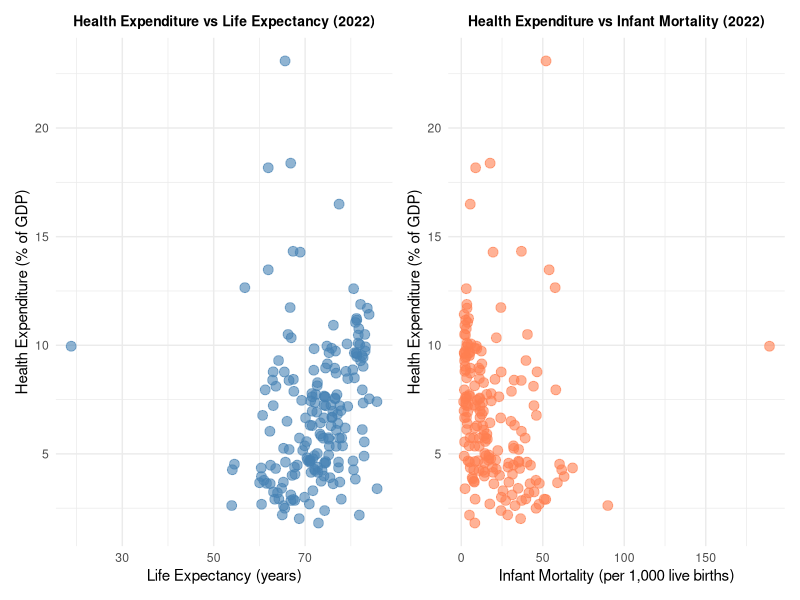
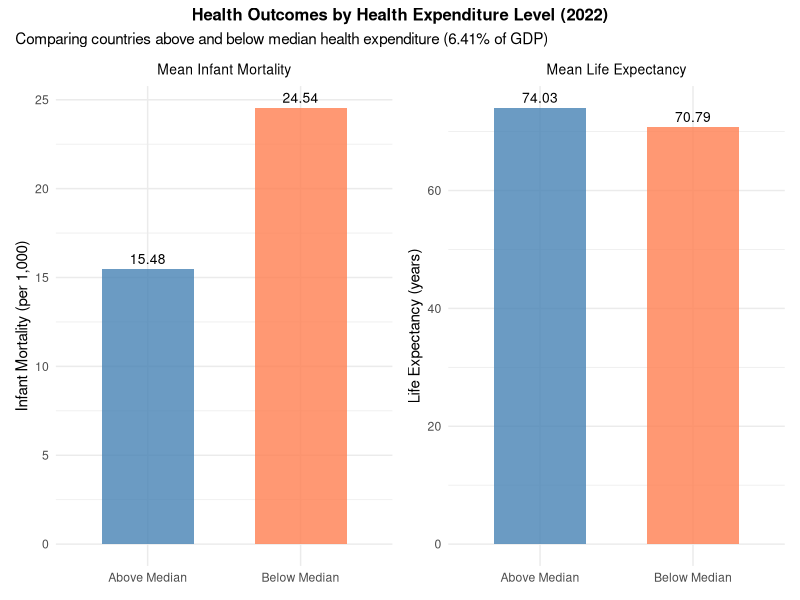
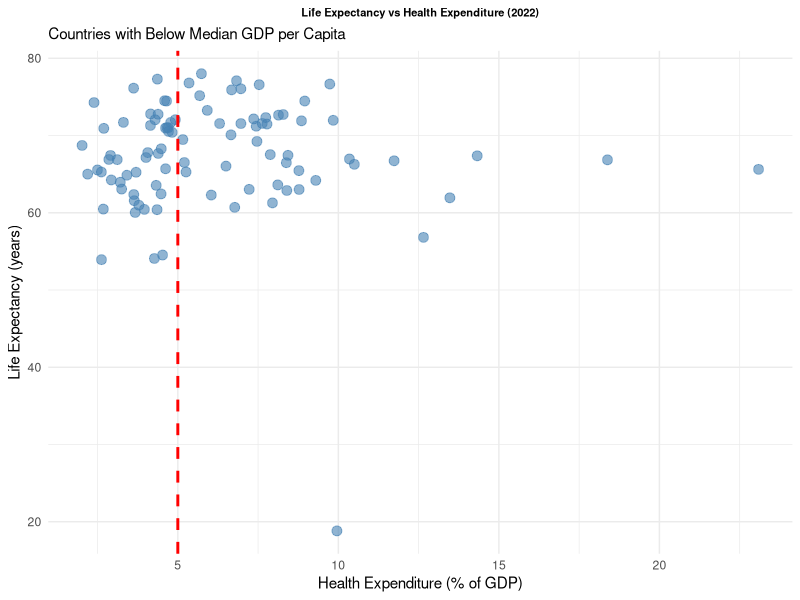
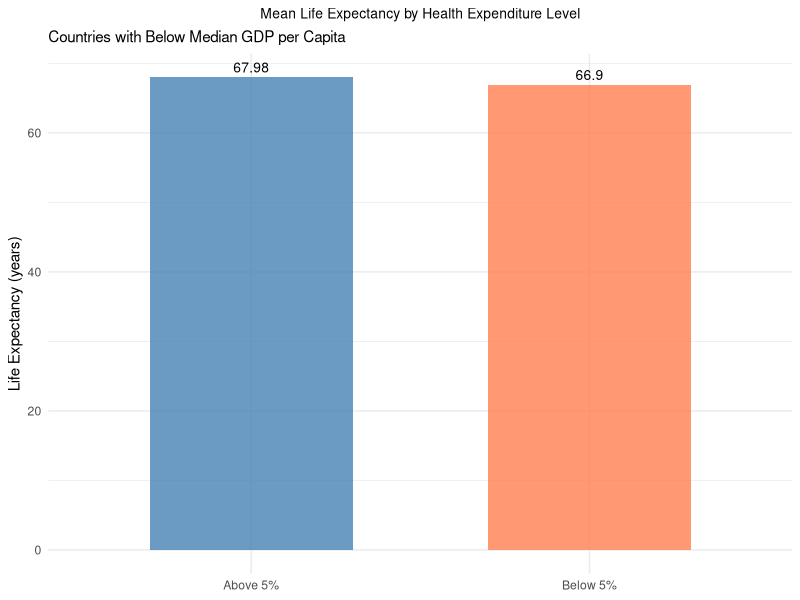

Recreate these plots in R, in order.
## ---- chunk 1
knitr::opts_chunk$set(echo = TRUE, highlight=FALSE)
## ---- chunk 2
library(tidyverse)
library(patchwork)
library(knitr)

data <- read.csv("merged_data_2022_four_variables.csv")
median_health_exp <- median(data$Health_Expenditure_2022)
data$Health_Exp_Group <- ifelse(data$Health_Expenditure_2022 > median_health_exp, 
          "Above Median", "Below Median")
median_gdp_per_capita <- median(data$GDP_per_Capita_2022)
data$GDP_Group <- ifelse(data$GDP_per_Capita_2022 > median_gdp_per_capita, 
          "Above Median", "Below Median")
## ---- chunk 3
library(knitr)

# Simplified data dictionary
data_dictionary <- data.frame(
  Variable = c("Country Name", 
               "Country Code", 
               "Health Expenditure", 
               "Infant Mortality Rate", 
               "GDP per Capita", 
               "Life Expectancy"),
  
  Description = c("Official name of the sovereign country",
                  "Three-letter country code assigned to countries (e.g., USA for United States, FRA for France)",
                  "Total spending on health care as a percentage of gross domestic product.",
                  "The number of infant deaths (children under one year old) per 1,000 live births in 2022. Lower values indicate better child survival rates.",
                  "The total economic output of a country divided by its population, expressed in current U.S. dollars. Represents the average income per person.",
                  "The average number of years a newborn is expected to live at birth, measured in years."),
  
  Unit_of_Measurement = c("—",
                         "3-letter code",
                         "Percentage of GDP",
                         "Deaths per 1,000 births",
                         "U.S. dollars",
                         "Years")
)

kable(data_dictionary,
      caption = "Data Dictionary",
      col.names = c("Variable Name", "Description", "Unit of Measurement"),
      align = c('l', 'l', 'c'))
## ---- chunk 4
summary_data <- data %>%
  group_by(Health_Exp_Group) %>%
  summarise(
    Mean_Infant_Mortality = mean(Infant_Mortality_2022),
    Mean_Life_Expectancy = mean(Life_Expectancy_2022)
  )

# Scatter Plot 1: Health Expenditure vs Life Expectancy
sp1 <- ggplot(data, aes(x = Life_Expectancy_2022, y = Health_Expenditure_2022)) +
  geom_point(color = "steelblue", size = 3, alpha = 0.6) +
  labs(title = "Health Expenditure vs Life Expectancy (2022)",
       x = "Life Expectancy (years)",
       y = "Health Expenditure (% of GDP)") +
  theme_minimal() +
  theme(plot.title = element_text(hjust = 0.5, face = "bold", size = 10))

# Scatter Plot 2: Health Expenditure vs Infant Mortality
sp2 <- ggplot(data, aes(x = Infant_Mortality_2022, y = Health_Expenditure_2022)) +
  geom_point(color = "coral", size = 3, alpha = 0.6) +
  labs(title = "Health Expenditure vs Infant Mortality (2022)",
       x = "Infant Mortality (per 1,000 live births)",
       y = "Health Expenditure (% of GDP)") +
  theme_minimal() +
  theme(plot.title = element_text(hjust = 0.5, face = "bold", size = 10))

# Combine side by side
sp1 + sp2


# Calculate summary statistics for all 4 variables
summary_stats <- data.frame(
  Variable = c("Health Expenditure (% of GDP)", 
               "Infant Mortality (per 1,000 births)",
               "GDP per Capita (US$)",
               "Life Expectancy (years)"),
  Mean = c(mean(data$Health_Expenditure_2022),
           mean(data$Infant_Mortality_2022),
           mean(data$GDP_per_Capita_2022),
           mean(data$Life_Expectancy_2022)),
  Median = c(median(data$Health_Expenditure_2022),
             median(data$Infant_Mortality_2022),
             median(data$GDP_per_Capita_2022),
             median(data$Life_Expectancy_2022)),
  Min = c(min(data$Health_Expenditure_2022),
          min(data$Infant_Mortality_2022),
          min(data$GDP_per_Capita_2022),
          min(data$Life_Expectancy_2022)),
  Max = c(max(data$Health_Expenditure_2022),
          max(data$Infant_Mortality_2022),
          max(data$GDP_per_Capita_2022),
          max(data$Life_Expectancy_2022))
)

# Round the numbers
summary_stats[, 2:5] <- round(summary_stats[, 2:5], 2)

# Create a nice table
kable(summary_stats,
      caption = "Summary Statistics for Health and Economic Indicators (2022)",
      align = c('l', 'c', 'c', 'c', 'c'),
      col.names = c("Variable", "Mean", "Median", "Min", "Max"))

# Create compact plots
p1 <- ggplot(summary_data, aes(x = Health_Exp_Group, y = Mean_Infant_Mortality, fill = Health_Exp_Group)) +
  geom_bar(stat = "identity", alpha = 0.8, width = 0.6) +
  geom_text(aes(label = round(Mean_Infant_Mortality, 2)), vjust = -0.5, size = 3.5) +
  labs(title = "Mean Infant Mortality", x = NULL, y = "Infant Mortality (per 1,000)") +
  scale_fill_manual(values = c("Above Median" = "steelblue", "Below Median" = "coral")) +
  theme_minimal() +
  theme(legend.position = "none", plot.title = element_text(hjust = 0.5, size = 10))

p2 <- ggplot(summary_data, aes(x = Health_Exp_Group, y = Mean_Life_Expectancy, fill = Health_Exp_Group)) +
  geom_bar(stat = "identity", alpha = 0.8, width = 0.6) +
  geom_text(aes(label = round(Mean_Life_Expectancy, 2)), vjust = -0.5, size = 3.5) +
  labs(title = "Mean Life Expectancy", x = NULL, y = "Life Expectancy (years)") +
  scale_fill_manual(values = c("Above Median" = "steelblue", "Below Median" = "coral")) +
  theme_minimal() +
  theme(legend.position = "none", plot.title = element_text(hjust = 0.5, size = 10))

# Combine side by side with a title
combined <- (p1 + p2) + 
  plot_annotation(
    title = 'Health Outcomes by Health Expenditure Level (2022)',
    subtitle = 'Comparing countries above and below median health expenditure (6.41% of GDP)',
    theme = theme(plot.title = element_text(hjust = 0.5, face = "bold", size = 12))
  )
combined

# Create correlation matrix
cor_data <- data %>%
  select(Health_Expenditure_2022, Infant_Mortality_2022, 
         GDP_per_Capita_2022, Life_Expectancy_2022)

correlation_matrix <- cor(cor_data)

# Shorten column/row names so they fit better
colnames(correlation_matrix) <- c("Health Exp.", "Infant Mort.", 
                                   "GDP per Cap.", "Life Exp.")
rownames(correlation_matrix) <- c("Health Exp.", "Infant Mort.", 
                                   "GDP per Cap.", "Life Exp.")

# Simple, clean table that will knit without issues
kable(round(correlation_matrix, 3),
      caption = "Correlation Matrix of Health and Economic Indicators (2022)",
      align = 'c')

q3data <- data %>%
  filter(GDP_Group=="Below Median") %>%
  mutate(health_exp_greater_than_5 = ifelse(Health_Expenditure_2022 > 5, "Above 5%", "Below 5%"))

q3_summary <- q3data %>%
    group_by(health_exp_greater_than_5) %>%
    summarise(Mean_Life_Expectancy = mean(Life_Expectancy_2022))
  
sp3 <- ggplot(q3data, aes(x=Health_Expenditure_2022, y=Life_Expectancy_2022)) +
  geom_point(color = "steelblue", size = 3, alpha = 0.6) +
  geom_vline(xintercept = 5, linetype = "dashed", color = "red", linewidth = 1) +
  labs(title = "Life Expectancy vs Health Expenditure (2022)",
        subtitle="Countries with Below Median GDP per Capita",
       x = "Health Expenditure (% of GDP)",
       y = "Life Expectancy (years)") +
  theme_minimal() +
  theme(plot.title = element_text(hjust = 0.5, face = "bold", size = 8))
sp3

bp3 <- ggplot(q3_summary, aes(x = health_exp_greater_than_5, y = Mean_Life_Expectancy, fill =
  health_exp_greater_than_5)) +
    geom_bar(stat = "identity", alpha = 0.8, width = 0.6) +
    geom_text(aes(label = round(Mean_Life_Expectancy, 2)), vjust = -0.5, size = 3.5) +
    labs(title = "Mean Life Expectancy by Health Expenditure Level",
         subtitle = "Countries with Below Median GDP per Capita",
         x = NULL,
         y = "Life Expectancy (years)") +
    scale_fill_manual(values = c("Above 5%" = "steelblue", "Below 5%" = "coral")) +
    theme_minimal() +
    theme(legend.position = "none", plot.title = element_text(hjust = 0.5, size = 10))
bp3
